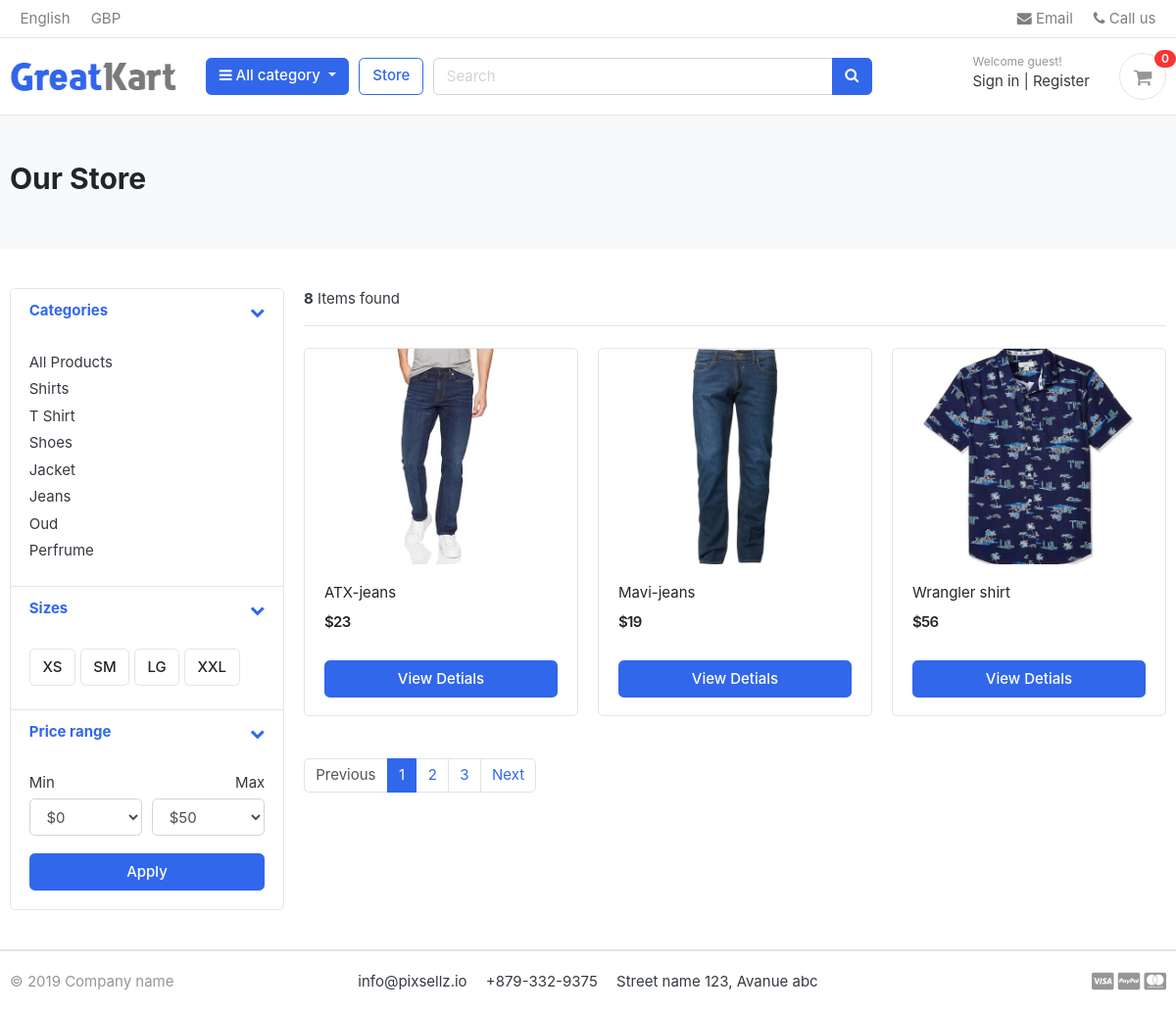
/store/, run on the app's committed database.
### category/models.py (models this page shows, shortened)
class Category(models.Model):
    category_name = models.CharField(max_length=50, unique=True)
    slug = models.SlugField(max_length=100, unique=True)
    description = models.TextField(max_length=255)
    cat_image = models.ImageField(upload_to='photos/categories', blank=True)
    class Meta:
        verbose_name = 'category'
        verbose_name_plural = 'categories'
    def get_url(self):
        return reverse('products_by_category', args=[self.slug])

### store/models.py (models this page shows, shortened)
class Product(models.Model):
    product_name = models.CharField(max_length=200, unique=True)
    slug = models.SlugField(max_length=200, unique=True)
    decription = models.TextField(max_length=500, blank=True)
    price = models.IntegerField()
    image = models.ImageField(upload_to='photos/products')
    stock = models.IntegerField()
    is_available = models.BooleanField(default=True)
    category = models.ForeignKey(Category, on_delete=models.CASCADE)
    created_date = models.DateTimeField(auto_now_add=True)
    modified_date = models.DateTimeField(auto_now=True)
    def get_url(self):
        return reverse('product_detail', args=[self.category.slug, self.slug])

### store/views.py (the view)
# urls.py: path('store/', include('store.urls')),
def store(request, category_slug=None):
    categories = None
    Products = None
    if category_slug != None:
        categories = get_object_or_404(Category, slug=category_slug)
        products = Product.objects.filter(
            category=categories, is_available=True)
        paginator = Paginator(products, 3)
        page = request.GET.get('page')
        paged_product = paginator.get_page(page)
        product_count = products.count()
    else:
        products = Product.objects.all().filter(is_available=True).order_by('id')
        paginator = Paginator(products, 3)
        page = request.GET.get('page')
        paged_product = paginator.get_page(page)
        product_count = products.count()
    context = {
        'products': paged_product,
        'product_count': product_count,
    }
    return render(request, 'store/store.html', context)

### carts/context_processors.py (called while the page is built)
def counter(request):
    cart_count = 0
    if 'admin' in request.path:
        return {}
    else:
        try:
            cart = Cart.objects.filter(cart_id=_cart_id(request))
            if request.user.is_authenticated:
                cart_items = CartItem.objects.all().filter(user=request.user)
            else:
                cart_items = CartItem.objects.all().filter(cart=cart[:1])
            for cart_item in cart_items:
                cart_count += cart_item.quantity
        except Cart.DoesNotExist:
            cart_count = 0
        return dict(cart_count=cart_count)

### carts/views.py (called while the page is built)
def _cart_id(request):
    cart = request.session.session_key
    if not cart:
        cart = request.session.create()
    return cart

### category/context_processors.py (called while the page is built)
def menu_links(request):
    links = Category.objects.all()
    return dict(links=links)

### templates/store/store.html (shortened to what this page needs)
{% extends 'base.html' %}
{% load static %}
{% block content %}
<section class="section-pagetop bg">
<div class="container">
	{% if 'search' in request.path %}
	<h2 class="title-page">Search Result</h2>
	{% else %}
	<h2 class="title-page">Our Store</h2>
	{% endif %}
</div>
</section>
<section class="section-content padding-y">
<div class="container">
<div class="row">
	<aside class="col-md-3">
<div class="card">
	<article class="filter-group">
		<header class="card-header">
			<a href="#" data-toggle="collapse" data-target="#collapse_1" aria-expanded="true" class="">
				<i class="icon-control fa fa-chevron-down"></i>
				<h6 class="title">Categories</h6>
			</a>
		</header>
		<div class="filter-content collapse show" id="collapse_1" style="">
			<div class="card-body">
				<ul class="list-menu">
					<li><a href="{% url 'store'%}">All Products</a></li>
					{% for category in links%}
                    <li><a href="{{category.get_url}}">{{category.category_name}}  </a></li>
                    {% endfor %}
				</ul>
			</div>
		</div>
	</article>
	<article class="filter-group">
		<header class="card-header">
			<a href="#" data-toggle="collapse" data-target="#collapse_4" aria-expanded="true" class="">
				<i class="icon-control fa fa-chevron-down"></i>
				<h6 class="title">Sizes </h6>
			</a>
		</header>
		<div class="filter-content collapse show" id="collapse_4" style="">
			<div class="card-body">
			  <label class="checkbox-btn">
			    <span class="btn btn-light"> XS </span>
			  </label>
			  <label class="checkbox-btn">
			    <span class="btn btn-light"> SM </span>
			  </label>
			  <label class="checkbox-btn">
			    <span class="btn btn-light"> LG </span>
			  </label>
			  <label class="checkbox-btn">
			    <span class="btn btn-light"> XXL </span>
			  </label>
		</div>
		</div>
	</article>
	<article class="filter-group">
		<header class="card-header">
			<a href="#" data-toggle="collapse" data-target="#collapse_3" aria-expanded="true" class="">
				<i class="icon-control fa fa-chevron-down"></i>
				<h6 class="title">Price range </h6>
			</a>
		</header>
		<div class="filter-content collapse show" id="collapse_3" style="">
			<div class="card-body">
				<div class="form-row">
				<div class="form-group col-md-6">
				  <label>Min</label>
				  	<select class="mr-2 form-control">
						<option value="0">$0</option>
					</select>
				</div>
				<div class="form-group text-right col-md-6">
				  <label>Max</label>
				  	<select class="mr-2 form-control">
						<option value="50">$50</option>
					</select>
				</div>
				</div>
				<button class="btn btn-block btn-primary">Apply</button>
			</div>
		</div>
	</article>
</div>
	</aside>
	<main class="col-md-9">
<header class="border-bottom mb-4 pb-3">
		<div class="form-inline">
			<span class="mr-md-auto"><b>{{product_count}}</b> Items found </span>
		</div>
</header>
<div class="row">
	{% if products %}
    {% for product in products %}
	<div class="col-md-4">
		<figure class="card card-product-grid">
			<div class="img-wrap">
				<a href="{{ product.get_url }}"><img src="{{ product.image.url }}"></a>
			</div>
			<figcaption class="info-wrap">
				<div class="fix-height">
					<a href="{{ product.get_url }}" class="title">{{product.product_name}}</a>
					<div class="price-wrap mt-2">
						<span class="price">${{product.price}}</span>
				    </div>
				</div>
				<a href="{{ product.get_url }}"  class="btn btn-block btn-primary">View Detials</a>
			</figcaption>
		</figure>
	</div>
    {% endfor %}
	{% else %}
	<h2>No result found</h2>
	{% endif %}
</div>
<nav class="mt-4" aria-label="Page navigation sample">
	{% if products.has_other_pages %}
		<ul class="pagination">
			{% if products.has_previous %}
				<li class="page-item"><a class="page-link" href="?page={{products.previous_page_number}}">Previous</a></li>
			{% else %}
			<li class="page-item disabled"><a class="page-link" href="#">Previous</a></li>
			{% endif %}
				{% for i in products.paginator.page_range %}
					{% if products.number == i %}
						<li class="page-item active"><a class="page-link" href="#">{{i}}</a></li>
					{% else %}
						<li class="page-item "><a class="page-link" href="?page={{i}}">{{i}}</a></li>
					{% endif %}
				{% endfor %}
			{% if products.has_next %}
			<li class="page-item"><a class="page-link" href="?page={{products.next_page_number}}">Next</a></li>
			{% else %}
			<li class="page-item disabled"><a class="page-link" href="#">Next</a></li>
			{% endif %}
		</ul>
  	{% endif %}
</nav>
	</main>
</div>
</div>
</section>
</body>
</html>
{% endblock %}

### static/css/ui.css (style rules this page uses)
html { font-family: "Inter", sans-serif; font-size: 15px; }
.img-wrap { text-align: center; display: block; }
.img-wrap img { max-width: 100%; }
.price-wrap { letter-spacing: -0.7px; }
.padding-y { padding-top: 40px; padding-bottom: 40px; }
figure { margin-bottom: 0; }
article:after, .form-group:after { display: block; clear: both; content: ""; }
.bg { background-color: #f8f9fa; }
.title-page { color: #212529; }
.btn-light { background-color: #fff; border-color: #e4e4e4; }
[class*=list-] li:after { visibility: hidden; display: block; content: ""; overflow: hidden; height: 0; clear: both; }
.list-menu { list-style: none; margin: 0; padding-left: 0; }
.list-menu li { margin-bottom: 5px; }
.list-menu a { color: #343a40; }
[class*=card-product] a.title { color: #212529; display: block; }
[class*=card-product] .img-wrap { overflow: hidden; position: relative; }
[class*=card-product] .img-wrap img { height: 100%; max-width: 100%; width: auto; display: inline-block; -o-object-fit: cover; object-fit: cover; }
.card-product-grid { margin-bottom: 20px; }
.card-product-grid .img-wrap { border-radius: 0.2rem 0.2rem 0 0; height: 220px; }
.card-product-grid .info-wrap { overflow: hidden; padding: 18px 20px; }
.card-product-grid .fix-height { height: 80px; overflow: hidden; }
.card .img-wrap { overflow: hidden; }
.price { font-weight: 600; color: #212529; }
.icon-control { margin-top: 5px; float: right; font-size: 80%; }
.card-header .title { margin-bottom: 0; line-height: 1.5; }
.filter-group { border-bottom: 1px solid #e4e4e4; }
.filter-group .card-header { border-bottom: 0; }
.filter-group:last-child { border-bottom: 0; }
.checkbox-btn { position: relative; }
.section-pagetop { padding: 45px 0; }

### data on the page
Category: category_name "Shirts"
Category: category_name "T Shirt"
Category: category_name "Shoes"
Category: category_name "Jacket"
Category: category_name "Jeans"
Category: category_name "Oud"
Category: category_name "Perfrume"
Product: image (picture), product_name "ATX-jeans", price "23"
Product: image (picture), product_name "Mavi-jeans", price "19"
Product: image (picture), product_name "Wrangler shirt", price "56"

### other printed values
{{ cart_count }} "0"
{{ product_count }} "8"
{{ i }} "1"
{{ i }} "2" "3"
